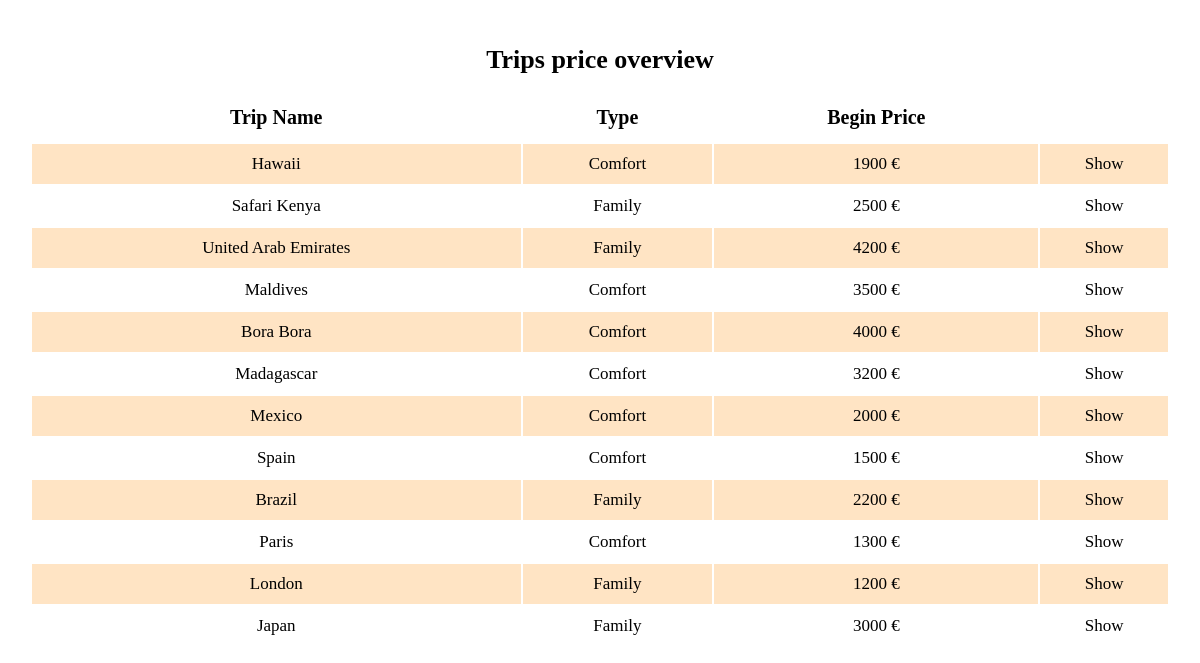
/ad_min/trips-pricing.php (signed in), run on the app's committed database.
### tables this page shows
CREATE TABLE `tripsmodel` (
  `id` int(11) NOT NULL,
  `name` varchar(20) NOT NULL,
  `type` varchar(10) NOT NULL,
  `time` int(2) NOT NULL,
  `bprice` int(11) NOT NULL,
  `tripcode` varchar(10) NOT NULL,
  `img` blob NOT NULL,
  `recommended` int(1) DEFAULT NULL,
  `top` int(1) DEFAULT NULL
);

### ad_min/trips-pricing.php (the view, shortened to what this page needs)
<?php
if (isset($_SESSION['adminid']))
{
    $content = '<!DOCTYPE html>
    <html>
    <head>
    <title>Price overview</title>
    <link rel="stylesheet" media="screen" type="text/css" href="admin.css" />
    </head>
    <body>
    <div id="trip-pricing-box">
    <h2>Trips price overview</h2>
    <table>
    <tr>
    <th>Trip Name</th>
    <th>Type</th>
    <th>Begin Price</th>
     <th>&nbsp;</th>
    </tr>';
    $conn = false;
    if ($conn)
    {
        $res = $conn->query('SELECT * FROM tripsmodel ORDER BY id DESC');
        while ($row = $res->fetch())
        {
            $id = $row['id'];
            $name = htmlentities($row['name']);
            $type = htmlentities($row['type']);
            $bprice = htmlentities($row['bprice']);
            $content .= '<td>' . $name . '</td>';
            $content .= '<td>' . $type . '</td>';
            $content .= '<td>' . $bprice . ' &euro; </td>';
            $content .= '<td><a href="show-tpricing.php?id=' . $id . '">Show</a></td>';
            $content .= '</tr>';
        }
    }
    else
    {
        $content = '</table><p>Can not connect to the database </p>';
    }
    $content .= '</table></div>';
    $content .= '</body></html>';
    echo $content;
}
else
{
    echo 'No access</br>';
}
?>

### ad_min/admin.css (style rules this page uses)
* { margin: 0; padding: 0; }
body { width: 100%; }
#trip-pricing-box { margin: 20px auto 20px; width: 95%; padding-top: 20px; text-align: center; }
#trip-pricing-box h2 { font-size: 26px; padding: 5px; margin-bottom: 5px }
#trip-pricing-box table { margin: auto; margin-top: 10px; width: 100%; }
#trip-pricing-box th { height: 50px; font-size: 20px }
#trip-pricing-box td { height: 40px; font-size: 17px; }
#trip-pricing-box table a { text-decoration: none; color: black; }

### data on the page
tripsmodel: name "Hawaii", type "Comfort", bprice "1900"
tripsmodel: name "Safari Kenya", type "Family", bprice "2500"
tripsmodel: name "United Arab Emirates", type "Family", bprice "4200"
tripsmodel: name "Maldives", type "Comfort", bprice "3500"
tripsmodel: name "Bora Bora", type "Comfort", bprice "4000"
tripsmodel: name "Madagascar", type "Comfort", bprice "3200"
tripsmodel: name "Mexico", type "Comfort", bprice "2000"
tripsmodel: name "Spain", type "Comfort", bprice "1500"
tripsmodel: name "Brazil", type "Family", bprice "2200"
tripsmodel: name "Paris", type "Comfort", bprice "1300"
tripsmodel: name "London", type "Family", bprice "1200"
tripsmodel: name "Japan", type "Family", bprice "3000"
